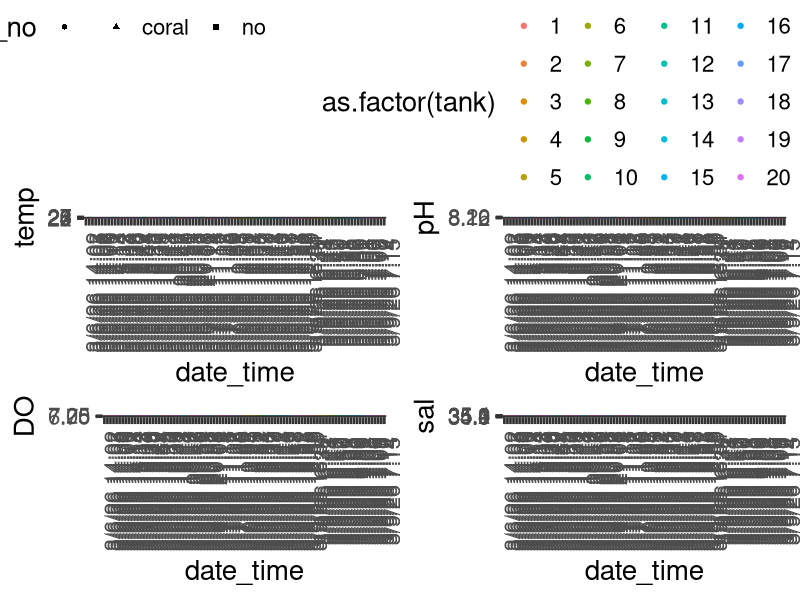
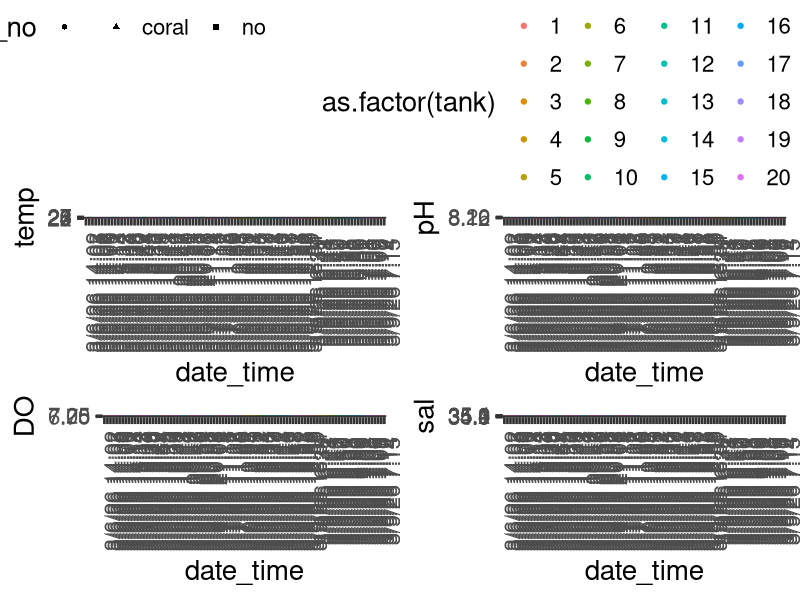

The R script that drew these images, in order:
#Tank data
#Biodiversity facilitation experiment
#HIMB Spring 2026
#Maya Powell

#load libraries
library(ggplot2)
library(here)
library(ggpubr)
library(lubridate)

#read in data

td <- read.csv(here("Data/tank_data_biofac.csv"))

td <- td %>%
  mutate(date_time = paste(date,pH_time))


#plot data

temp <- ggplot(td, aes(x = date_time, y = temp, color = as.factor(tank), shape = coral_no)) +
  geom_point() +
  theme_bw(base_size = 20) +
  theme(axis.text.x = element_text(angle = 90))

pH <- ggplot(td, aes(x = date_time, y = pH, color = as.factor(tank), shape = coral_no)) +
  geom_point() +
  theme_bw(base_size = 20) +
  theme(axis.text.x = element_text(angle = 90))

DO <- ggplot(td, aes(x = date_time, y = DO, color = as.factor(tank), shape = coral_no)) +
  geom_point() +
  theme_bw(base_size = 20) +
  theme(axis.text.x = element_text(angle = 90))

sal <- ggplot(td, aes(x = date_time, y = sal, color = as.factor(tank), shape = coral_no)) +
  geom_point() +
  theme_bw(base_size = 20) +
  theme(axis.text.x = element_text(angle = 90))
  

tank_plots <- ggarrange(temp, pH, DO, sal, common.legend = T, nrow = 2, ncol = 2)
tank_plots

ggsave(here("Output/tank_plots.pdf"), tank_plots, h = 10, w = 10)

#sunset at 18:38 so during sampling on 3/6
#flow rates all over the place so residence times super unpredictable and weird
